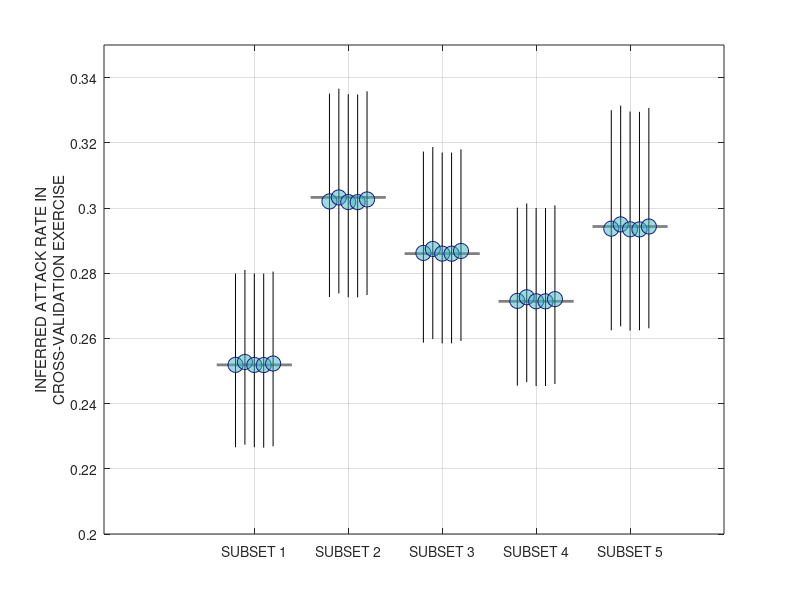

Source code (MATLAB):
clear all;
%A = csvread('./CrossValidation/FINAL_InferredAR.AL.csv',0,0);
A = csvread('./CrossValidation/FINAL_InferredAR.AL.withCI.csv',0,0);


nr=size(A,1);
col_zeros = zeros(nr,1);
A = [A, col_zeros];

% columns
% 1 subset being analyzed
% 2 PC basis from this subset is used
% 3 location (0=combined for all locs)
% 4 attack rate
% 5-6 : lower, upper confidence intervals on attack rate
% 7 subset being analyzed -- use this for plotting as it has some useful
%                            horizontal offsets to improve visibility

my_greenblue_1 = [161,218,180]/256;
my_greenblue_2 = [65,182,196]/256;
my_greenblue_3 = [44,127,184]/256;
my_greenblue_4 = [37,52,148]/256;
my_greenblue_5 = [20,22,118]/256; % made up by MFB


% column 5 is the subset number .... but it is offset left/right just a bit
% for better visibility
for r = 1:nr
   
    x = (A(r,2)-3) * 0.1;
    A(r,7) = A(r,1) + x; 
    
end

% draw the background horizontal lines showing the correct AR
for k = 1:5
    
    D = A( A(:,1)==k & A(:,2)==k , : );
    %size(D)
    plot([k-0.4,k+0.4],[D(4) D(4)], '-', 'LineWidth', 2, 'Color', [0.5 0.5 0.5]); hold on; 
    
end

% draw the vertical confidence interval lines -- su=subset, ba=basis
for su=1:5
    for ba=1:5
        
        D = A( A(:,1)==su & A(:,2)==ba , : );
        %size(D)
        plot([D(7) D(7)],[D(5) D(6)], 'k-' ); hold on;
        
        
    end
end


scatter( A(:,7), A(:,4), 'MarkerFaceColor', my_greenblue_2, 'MarkerEdgeColor', my_greenblue_5, 'SizeData', 120, 'MarkerFaceAlpha', 0.5 ); hold on;

axis([-0.6 6 0.20 .35]);
set(gca, 'XTick', 1:5 );
set(gca, 'XTickLabel', {'SUBSET 1', 'SUBSET 2', 'SUBSET 3', 'SUBSET 4', 'SUBSET 5'} );
grid on;
ylabel({'INFERRED ATTACK RATE IN','CROSS-VALIDATION EXERCISE'});



